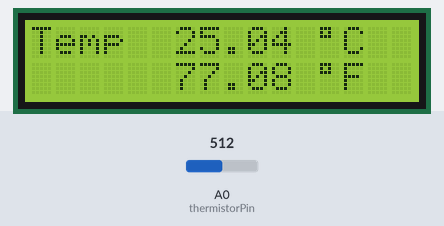
Recording of a sketch running on a simulated Arduino Uno, built with avr-gcc and run on an emulated ATmega328P. Shown: 16×2 character LCD. The test bench sets the inputs (shaded band); at power-on: A0 (thermistorPin) = 512.

Above: at 1.2 s.
1.3 s: A0 (thermistorPin) set to 716
At 2.6 s:
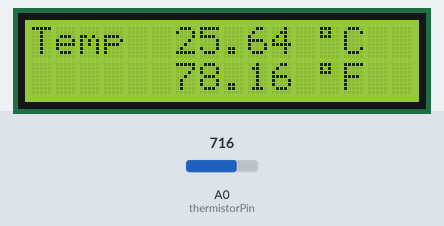
4.5 s: A0 (thermistorPin) set to 900
At 5.8 s:
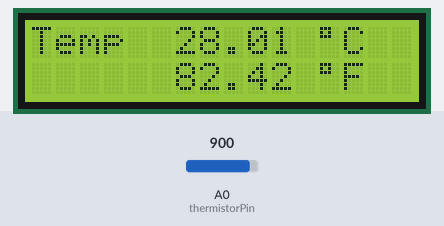
7.6 s: A0 (thermistorPin) set to 1023
At 38.5 s:
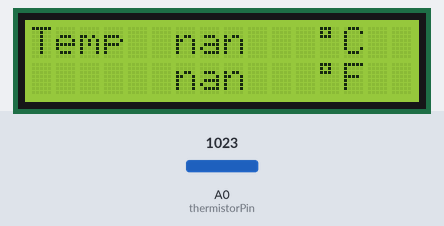
Timing chart, 0 to 38.8 s (numbered marks = the images above; inputs shaded):
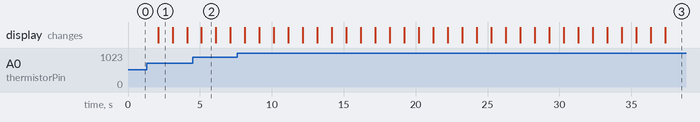

Measured:
- after the input at 1.3 s, the display: changes after 0.79 s (image 1)
- what the display in image 1 shows lasts 1.0 s, from 2.1 s to 3.1 s

The sketch:

LCD_thermometer.ino
```cpp
// (licence header left out)
/* ***********************************************************
 *                         Libraries                         *
 * ********************************************************* */
    #include <LiquidCrystal.h>                         // Standard LCD library
    //#include <LiquidCrystal_I2C.h>                   // I2C LCD Library

/* ***********************************************************
 *                      Global Constants                     *
 *                    Hardware Definitions                   *
 * ********************************************************* */
    // Standard LCD pin connection
    const int rs = 12, en = 11, d4 = 5, d5 = 4, d6 = 3, d7 = 2;
    LiquidCrystal lcd(rs, en, d4, d5, d6, d7);         // instantiate lcd
    // I2C LCD connection
    //LiquidCrystal lcd(0x3F, 16, 2);                  // LCD address, #columns, #rows

    const int thermistorPin = A0;                      // Thermistor pin
    const float Resistor2 = 10000.0;                   // R2 resistor Value
    const int SampleNumber = 30;                       // The number of analog samples (30 max for integer)
    const int aMax = 1023;                             // Maximum Analog value 1023
    const float t25 = 25.0+273.15;                     // Temperature in Kelvin at 25C
    const float r25 = 10000.0;                         // Thermistor resistance at 25C
    const float Beta = 3950.0;                         // Thermistor Beta from the datasheet
    //Steinhart-Hart Coefficient values - calculated
    const float scA =  0.00102219653793705;
    const float scB =  0.000253179116444952;
    const float scC = -0.000000000058799201163101;

/* ***********************************************************
 *                      Global Variables                     *
 * ********************************************************* */
    int aValues[SampleNumber];                        // Analog value Array
    int index = 0;                                    // Tracks the array index
    int total = 0;                                    // Keeps a running total

/* ***********************************************************
 *                         Void Setup                        *
 * ********************************************************* */
void setup() {
    /* **********************************
     *  Normal begin statement for LCD  *
     *  (#columns, #rows)               *
     ********************************** */
    lcd.begin(16, 2);                                 // Direct wire statement
    /* **********************************
     *  I2C begin statements            *
     ********************************** */
    //lcd.begin();                                    // I2C statement
    //lcd.backlight();                                // Turn on the blacklight

    // Reset or initialize array
    int aValue = analogRead(thermistorPin);           // Get inital analog value seed
    for(int x=0; x<SampleNumber; x++){aValues[x]=aValue;}
    total = aValue * SampleNumber;
}

/* ***********************************************************
 *                         Void Loop                         *
 * ********************************************************* */
void loop() {
    float tCelsius = readThermistor();                // returns Celsius value
    displayTemperature(tCelsius);                     // Display temperature value
    delay(1000);                                      // Small delay before repeating
}

/* ***********************************************************
 *                         Functions                         *
 * ********************************************************* */
float readThermistor(){
    // Uses a smoothing technique
    total = total - aValues[index];                   // Subtract the last reading

    aValues[index] = analogRead(thermistorPin);       // Get analog value
    total = total + aValues[index];                   // Running total
    index += 1;                                       // Increment index
    if (index >= SampleNumber){index = 0;}            // Reset index if >= SampleNumber
    float Average = float(total) / float(SampleNumber);           // Calculate average
    float rThermistor = Resistor2 * (float(aMax)/Average - 1.0);  // Thermistor resistance
    float tKelvin = 1.0/(scA + scB * log(rThermistor) + scC * (pow(log(rThermistor),3)));
    float tCelsius = tKelvin - 273.15;                // Convert Kelvin to Celsius
    return(tCelsius);

    //tKelvin = 1 / (0.001129148 + 0.000234125 * log(rThermistor) + 0.0000000876741 * pow(log(rThermistor),3)));
    // where A = 0.001129148, B = 0.000234125, and C = 0.0000000876741
    // how were these calculated?
}

void displayTemperature(float tCelsius){
    float tFahrenheit = (tCelsius * 9.0)/ 5.0 + 32.0;  // Calculate Fahrenheit

    // Display Temperature in C
    lcd.setCursor(0, 0);                               // First row
    lcd.print("Temp         C  ");                     // Updates and clear display row
    lcd.setCursor(12, 0);                              // Locate degree symbol
    lcd.print((char)223);                              // prints the degree symbol
    lcd.setCursor(6, 0);                               // Locate temperature
    lcd.print(tCelsius);
    // Display Temperature in F
    lcd.setCursor(0, 1);                               // Second Row
    lcd.print("             F  ");                     // Updates and clear display row
    lcd.setCursor(12, 1);                              // Locate degree symbol
    lcd.print((char)223);                              // prints the degree symbol
    lcd.setCursor(6, 1);                               // Locate temperature
    lcd.print(tFahrenheit);
}
```
